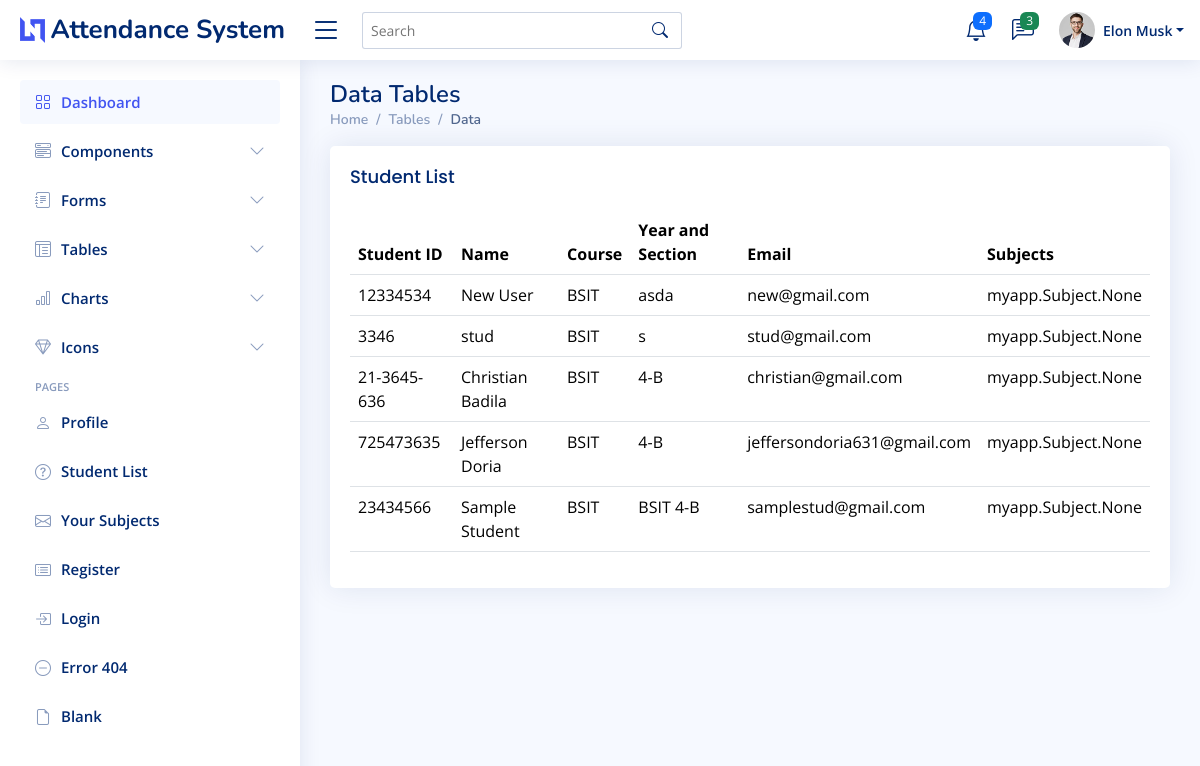
/student-list/ (signed in), run on the app's committed database.
### myapp/models.py (models this page shows, shortened)
class Student(models.Model):
    username = models.CharField(max_length=255, unique=True, default="default_username")
    student_id = models.CharField(max_length=50, unique=True)
    full_name = models.CharField(max_length=255)
    course = models.CharField(max_length=100)
    year_section = models.CharField(max_length=50, blank=True, null=True)
    email = models.EmailField(unique=True, blank=True, null=True)
    password = models.CharField(max_length=255)
    subjects = models.ManyToManyField(Subject, related_name="students")
    created_at = models.DateTimeField(auto_now_add=True)

### myapp/views.py (the view)
# urls.py: path("student-list/", views.student_list, name="student-list"),
def student_list(request):
    students = Student.objects.all()
    return render(request, 'myapp/student_list.html',{'students':students})

### myapp/templates/myapp/student_list.html
{% extends 'myapp/base.html' %}
{% load static %}
{% block content %}
<main id="main" class="main">
    <div class="pagetitle">
      <h1>Data Tables</h1>
      <nav>
        <ol class="breadcrumb">
          <li class="breadcrumb-item"><a href="index.html">Home</a></li>
          <li class="breadcrumb-item">Tables</li>
          <li class="breadcrumb-item active">Data</li>
        </ol>
      </nav>
    </div>
    <section class="section">
      <div class="row">
        <div class="col-lg-12">
          <div class="card">
            <div class="card-body">
              <h5 class="card-title">Student List</h5>
               <div class="table-responsive">
              <table class="table datatable">
                <thead>
                  <tr>
                    <th>
                    Student ID
                    </th>
                    <th>Name</th>
                    <th>Course</th>
                    <th>Year and Section</th>
                    <th>Email</th>
                    <th>Subjects</th>
                  </tr>
                </thead>
                <tbody>
                  {% for student in students %}
                  <tr>
                    <td>{{ student.student_id}}</td>
                    <td>{{student.full_name}}</td>
                    <td>{{student.course}}</td>
                    <td>{{student.year_section}}</td>
                    <td>{{student.email}}</td>
                    <td>{{student.subjects}}</td>
                  </tr>
                  {% endfor %}
                </tbody>
              </table>
            </div>
            </div>
          </div>
        </div>
      </div>
    </section>
  </main>
{% endblock %}

### static/assets/css/style.css (style rules this page uses)
:root { scroll-behavior: smooth; }
body { font-family: "Open Sans", sans-serif; background: #f6f9ff; color: #444444; }
h1, h2, h3, h4, h5, h6 { font-family: "Nunito", sans-serif; }
#main { margin-top: 60px; padding: 20px 30px; transition: all 0.3s; }
.pagetitle { margin-bottom: 10px; }
.pagetitle h1 { font-size: 24px; margin-bottom: 0; font-weight: 600; color: #012970; }
.card { margin-bottom: 30px; border: none; border-radius: 5px; box-shadow: 0px 0 30px rgba(1, 41, 112, 0.1); }
.card-title { padding: 20px 0 15px 0; font-size: 18px; font-weight: 500; color: #012970; font-family: "Poppins", sans-serif; }
.card-body { padding: 0 20px 20px 20px; }
.breadcrumb { font-size: 14px; font-family: "Nunito", sans-serif; color: #899bbd; font-weight: 600; }
.breadcrumb a { color: #899bbd; transition: 0.3s; }
.breadcrumb .breadcrumb-item::before { color: #899bbd; }
.breadcrumb .active { color: #51678f; font-weight: 600; }
@media (min-width: 1200px) { #main, #footer { margin-left: 300px; } }

### data on the page
Student: student_id "12334534", full_name "New User", course "BSIT", year_section "asda", email "new@gmail.com", subjects "myapp.Subject.None"
Student: student_id "3346", full_name "stud", course "BSIT", year_section "s", email "stud@gmail.com", subjects "myapp.Subject.None"
Student: student_id "21-3645-636", full_name "Christian Badila", course "BSIT", year_section "4-B", email "christian@gmail.com", subjects "myapp.Subject.None"
Student: student_id "725473635", full_name "Jefferson Doria", course "BSIT", year_section "4-B", email "jeffersondoria631@gmail.com", subjects "myapp.Subject.None"
Student: student_id "23434566", full_name "Sample Student", course "BSIT", year_section "BSIT 4-B", email "samplestud@gmail.com", subjects "myapp.Subject.None"

### other printed values
{{ request.session.teacher_name }} "Elon Musk"
